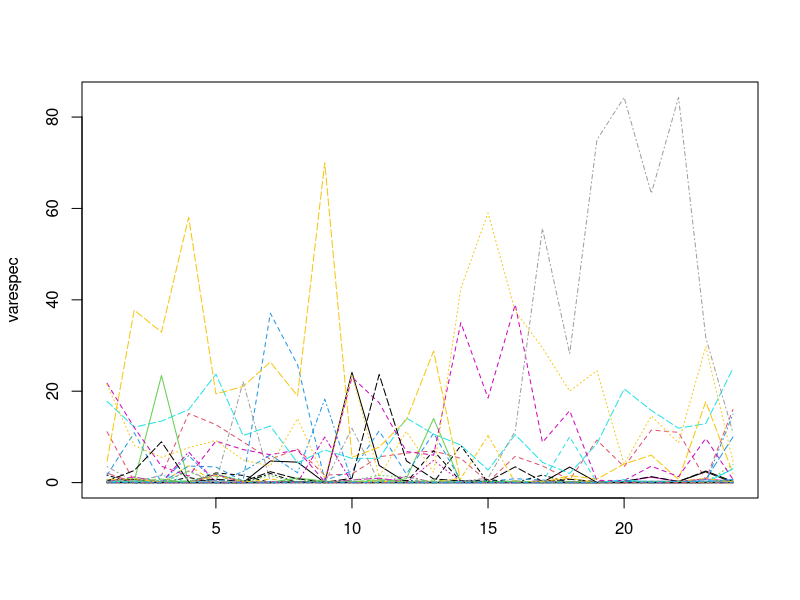
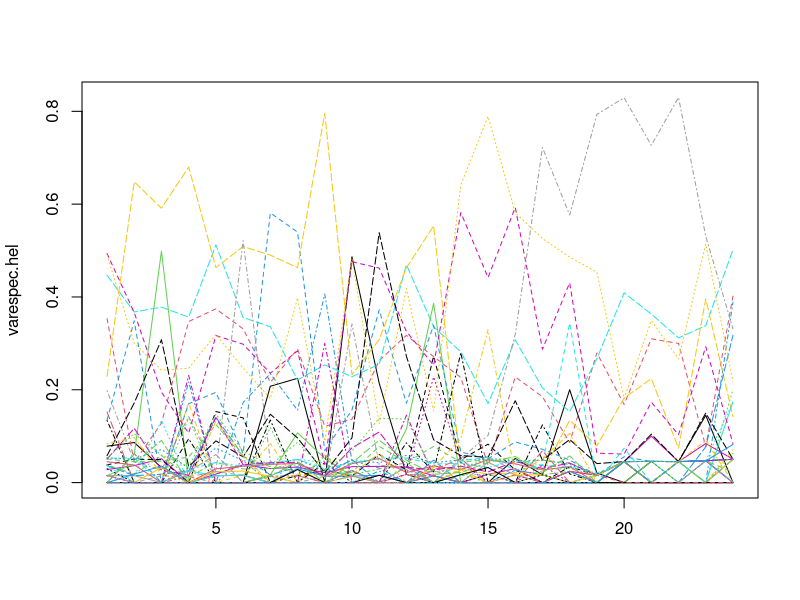
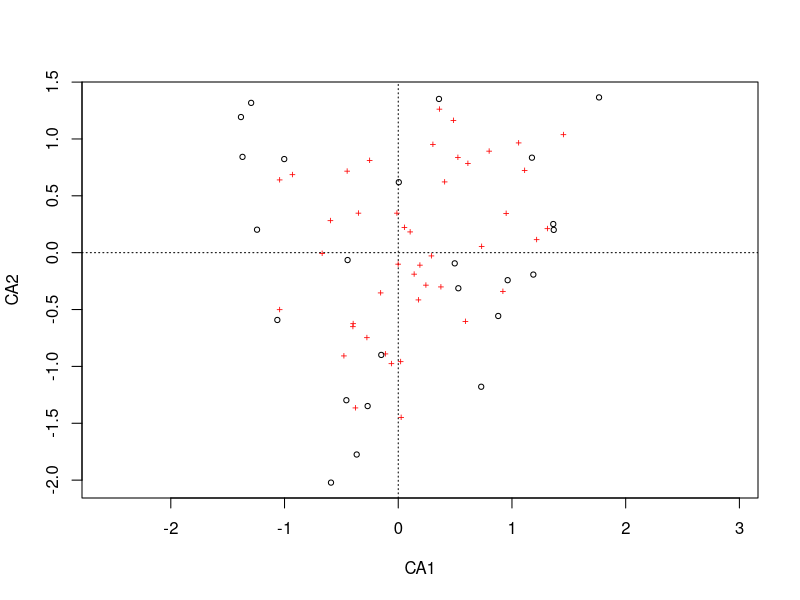
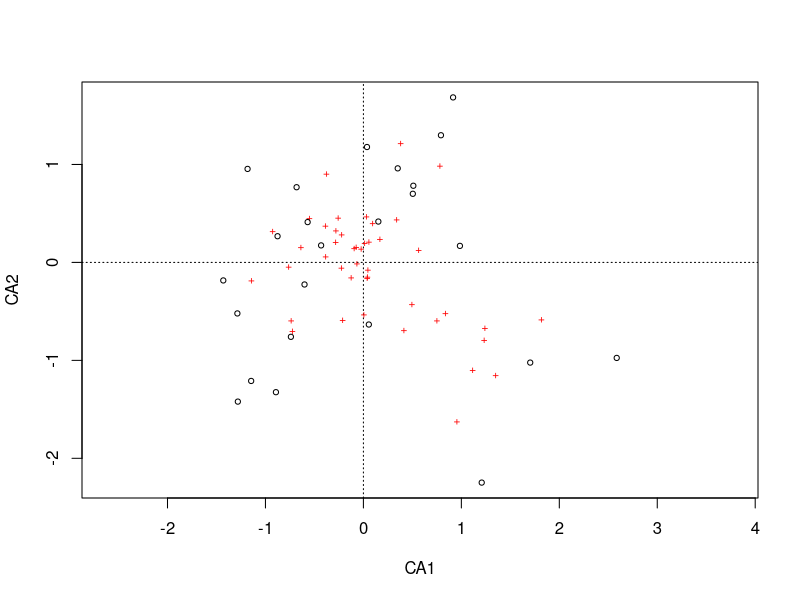

Source code (R) for these figures, in order:
# This script will be a tutorial on using CA. This tutorial should 
# be run with an instructor present, but independent development is 
# encouraged.

require(vegan)
data("varespec")
data("varechem")

?varespec
?varechem


# Here, we transform the data using a Hellinger transformation
# does this improve our data set? Is is appropriate?
varespec.hel <- decostand(varespec, "hellinger")

matplot(varespec, type = "l",pch=1, col = 1:dim(varespec)[2])
matplot(varespec.hel, type = "l",pch=1, col = 1:dim(varespec)[2])

myCa <- cca(varespec)

# find out more about the object
?cca.object


#We can find out the total chi squared value of the data
myCa$CA$tot.chi
#[1] 1.07848


ordiplot(myCa)


myCa <- cca(varespec.hel)
ordiplot(myCa)

# What kind of distance is conserved betwen points?
